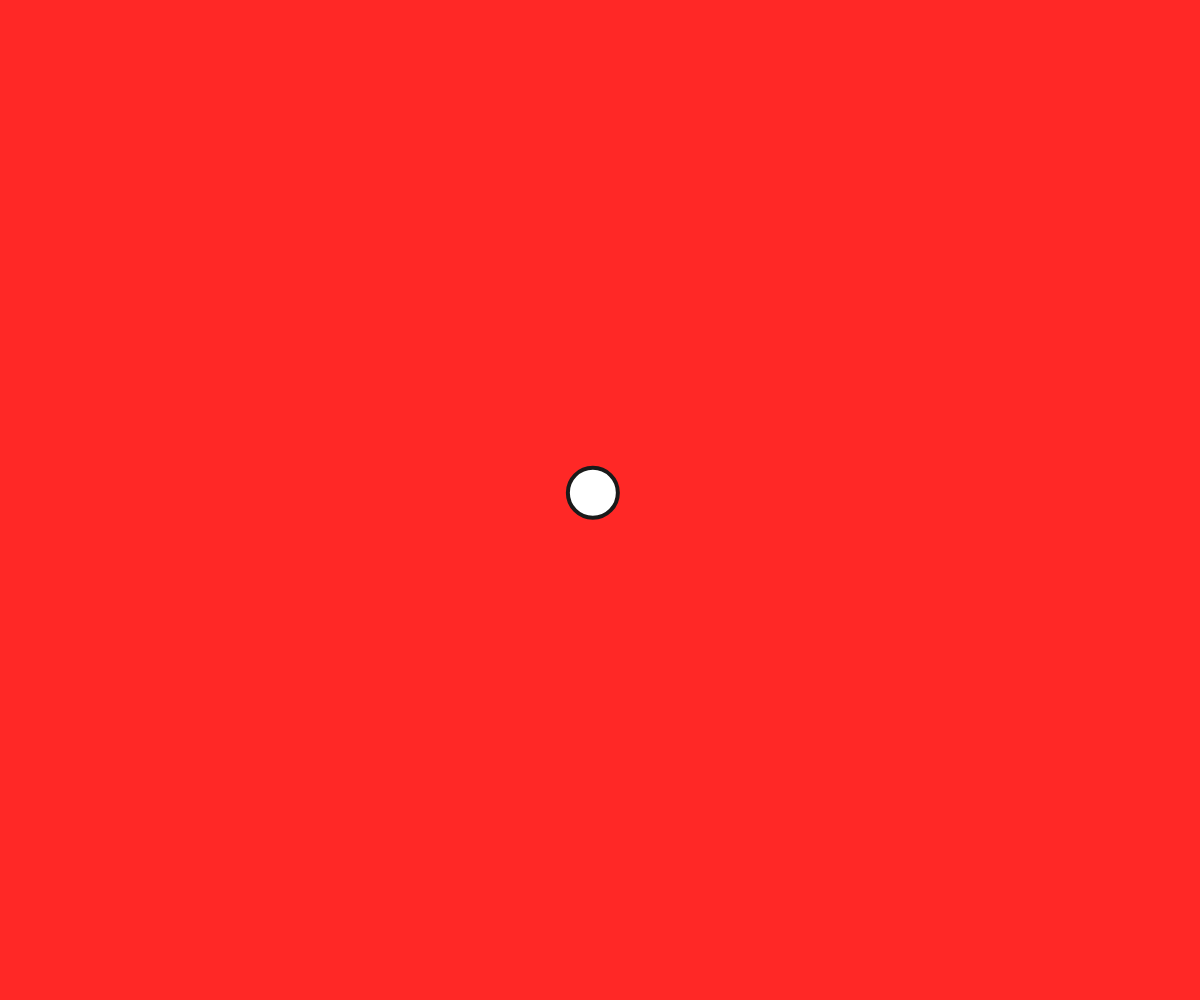
Frame 1 (no input)
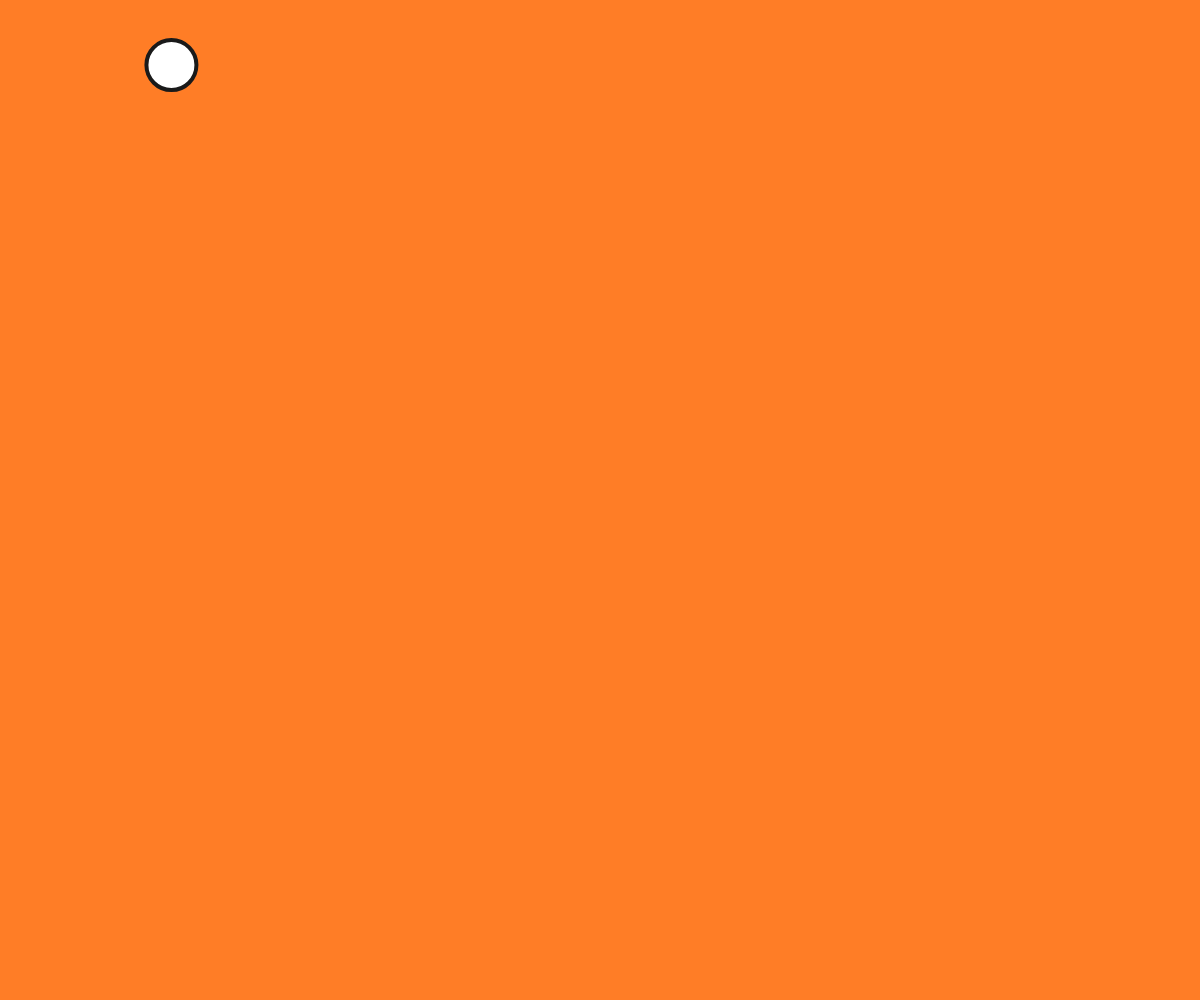
Frame 60 (no input)
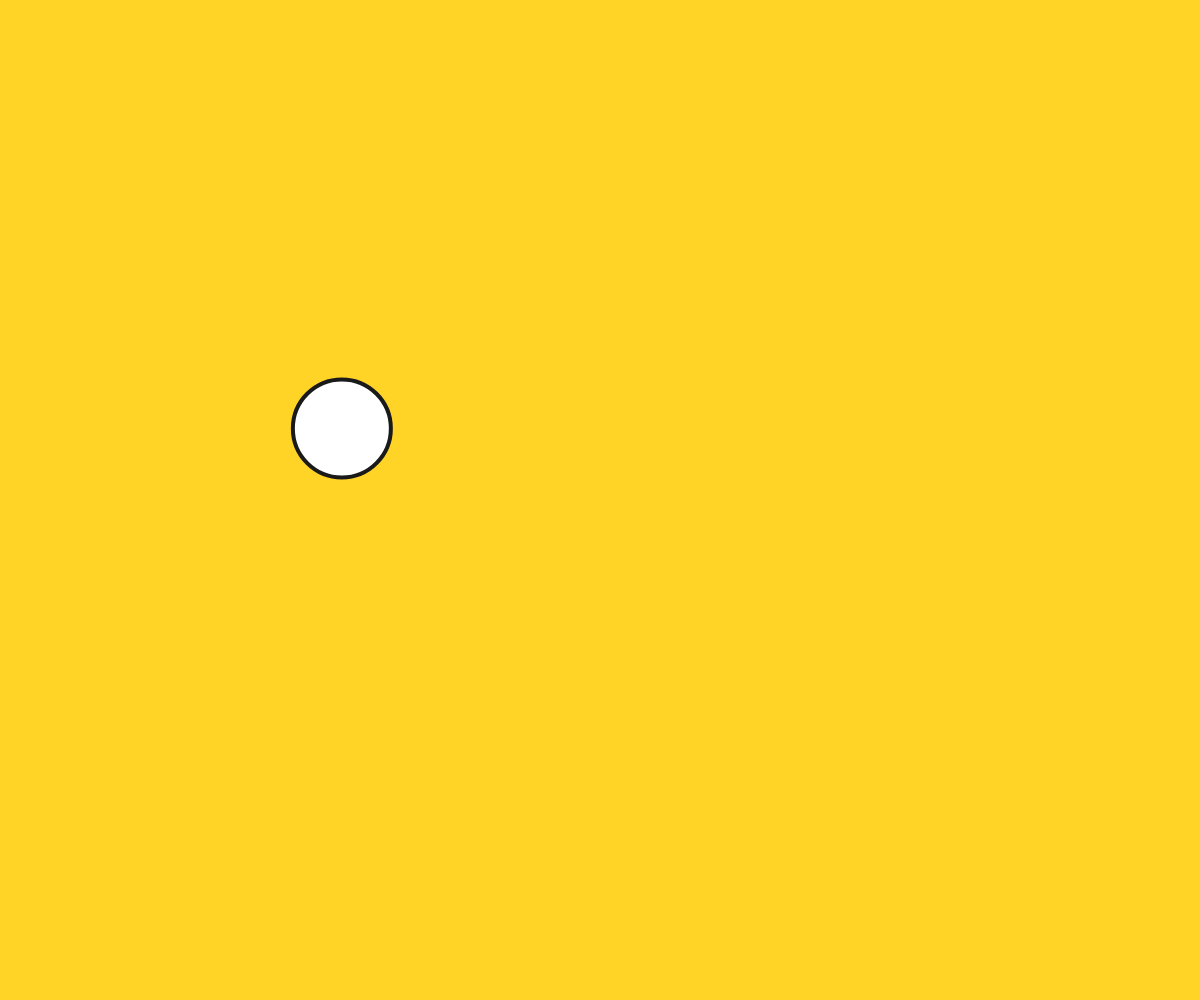
Frame 120 (the mouse pressed at the canvas centre since frame 60)

The p5.js sketch that drew these frames (run headless with seeded random() and noise() and a simulated clock; from frame 60 on, the mouse is pressed at the canvas centre):

// p5.js sketch
// ── sketch.js
/*
Pelota que rebota en todos los bordes de la pantalla.
- Cada rebote la hace crecer.
- El mouse suelta partículas al moverse.
- Al llegar a un tamaño máximo, explota y se reinicia.
*/

const RADIO_INICIAL = 25;
const RADIO_MAX = 160;   // tamaño al que explota
const CRECIMIENTO = 12;  // cuánto crece en cada rebote
const PAUSA_EXPLOSION = 2000; // ms antes de reiniciar

let bola;
let particulas = [];
let explotada = false;
let tiempoExplosion = 0;

function setup() {
  createCanvas(windowWidth, windowHeight);
  colorMode(HSB, 360, 100, 100, 1);
  reiniciar();
}

function reiniciar() {
  bola = {
    x: width / 2,
    y: height / 2,
    vx: random(5, 8) * random([-1, 1]),
    vy: random(5, 8) * random([-1, 1]),
    r: RADIO_INICIAL,
  };
  explotada = false;
}

function draw() {
  // Fondo llamativo que cambia de color lentamente
  background((frameCount * 0.4) % 360, 85, 100);

  // Partículas del mouse (solo si se está moviendo)
  if (mouseX !== pmouseX || mouseY !== pmouseY) {
    for (let i = 0; i < 3; i++) {
      crearParticula(mouseX, mouseY, 2);
    }
  }

  if (!explotada) {
    actualizarBola();
    dibujarBola();
  } else if (millis() - tiempoExplosion > PAUSA_EXPLOSION) {
    reiniciar();
  }

  actualizarParticulas();
}

function actualizarBola() {
  bola.x += bola.vx;
  bola.y += bola.vy;

  let rebote = false;

  if (bola.x < bola.r) {
    bola.x = bola.r;
    bola.vx *= -1;
    rebote = true;
  } else if (bola.x > width - bola.r) {
    bola.x = width - bola.r;
    bola.vx *= -1;
    rebote = true;
  }

  if (bola.y < bola.r) {
    bola.y = bola.r;
    bola.vy *= -1;
    rebote = true;
  } else if (bola.y > height - bola.r) {
    bola.y = height - bola.r;
    bola.vy *= -1;
    rebote = true;
  }

  if (rebote) {
    bola.r += CRECIMIENTO;
    // Evita que al crecer quede incrustada en el borde
    bola.x = constrain(bola.x, bola.r, width - bola.r);
    bola.y = constrain(bola.y, bola.r, height - bola.r);

    if (bola.r >= RADIO_MAX) explotar();
  }
}

function dibujarBola() {
  stroke(0, 0, 10);
  strokeWeight(4);
  fill(0, 0, 100);
  circle(bola.x, bola.y, bola.r * 2);
}

function explotar() {
  explotada = true;
  tiempoExplosion = millis();
  for (let i = 0; i < 200; i++) {
    crearParticula(bola.x, bola.y, 14);
  }
}

function crearParticula(x, y, fuerza) {
  const angulo = random(TWO_PI);
  const vel = random(0.5, fuerza);
  particulas.push({
    x,
    y,
    vx: cos(angulo) * vel,
    vy: sin(angulo) * vel,
    vida: 1,
    tam: random(4, 14),
    h: random(360),
  });
}

function actualizarParticulas() {
  noStroke();
  for (let i = particulas.length - 1; i >= 0; i--) {
    const p = particulas[i];
    p.x += p.vx;
    p.y += p.vy;
    p.vy += 0.1; // gravedad leve
    p.vida -= 0.02;

    if (p.vida <= 0) {
      particulas.splice(i, 1);
      continue;
    }

    fill(p.h, 90, 100, p.vida);
    circle(p.x, p.y, p.tam * p.vida);
  }
}

function windowResized() {
  resizeCanvas(windowWidth, windowHeight);
}
